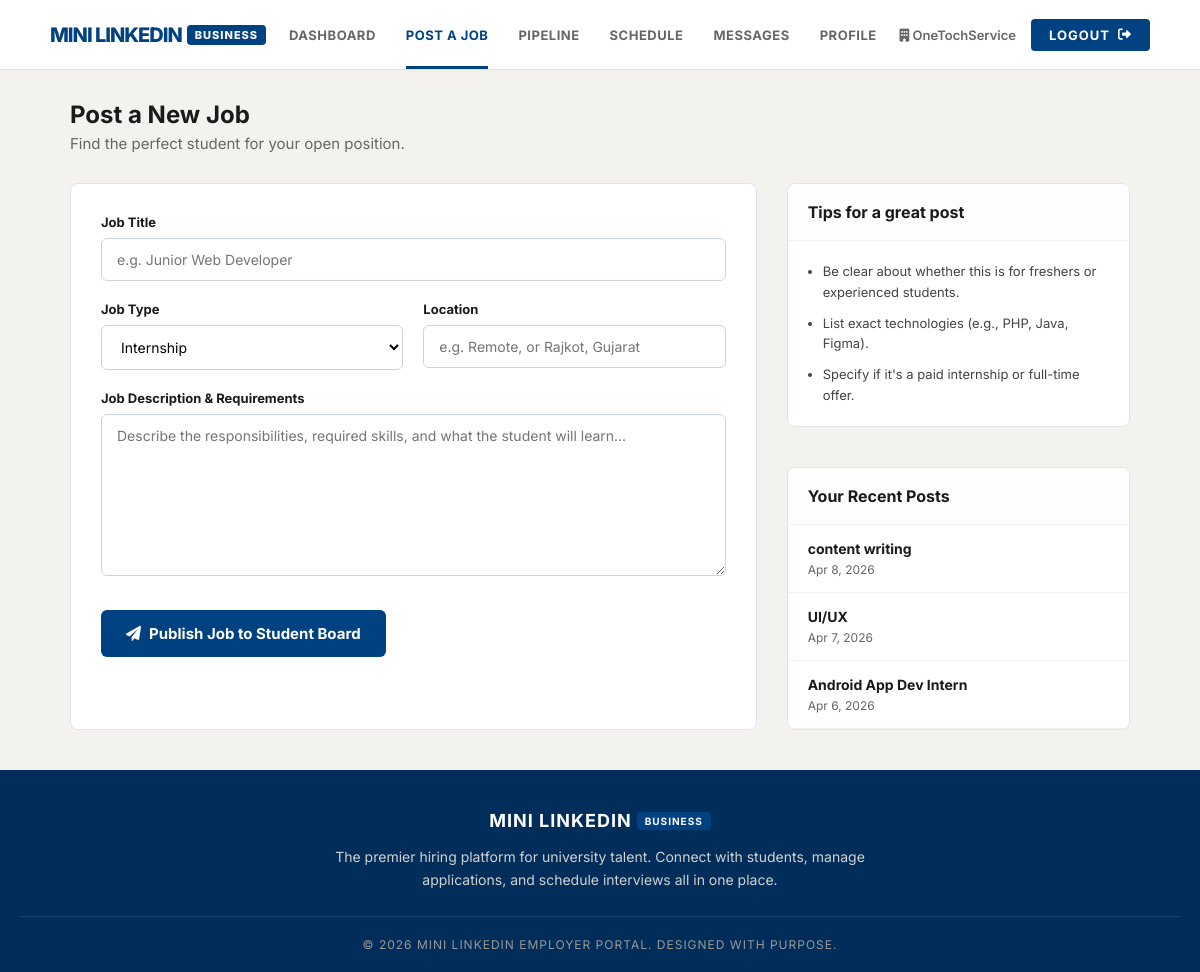
Page /company/post_job.php (signed in) on the committed database.
### tables this page shows
CREATE TABLE `jobs` (
  `id` int(11) NOT NULL,
  `company_id` int(11) DEFAULT NULL,
  `company_name` varchar(150) NOT NULL,
  `title` varchar(150) NOT NULL,
  `job_type` enum('Internship','Full-time','Part-time') NOT NULL,
  `location` varchar(100) NOT NULL,
  `description` text NOT NULL,
  `created_at` timestamp NOT NULL DEFAULT current_timestamp()
);

### company/post_job.php (the view, shortened to what this page needs)
<?php
$host = "localhost";
$rootUser = "root";
$rootPass = "";
$dbName = "mini_linkedin";
$conn = new mysqli($host, $rootUser, $rootPass, $dbName);
$company_id = $_SESSION['company_id'];
$company_name = $_SESSION['company_name'];
?>
<!DOCTYPE html>
<html lang="en">
<head>
    <link rel="stylesheet" href="https://cdnjs.cloudflare.com/ajax/libs/font-awesome/6.0.0/css/all.min.css">
    <link rel="stylesheet" href="company_style.css?v=<?php echo time(); ?>">
    <link rel="stylesheet" href="post_job.css?v=<?php echo time(); ?>">
</head>
<body class="dashboard-body">
    <nav class="navbar">
        <a href="company_dashboard.php" class="nav-logo">MINI LINKEDIN <span class="badge">BUSINESS</span></a>
        <div class="nav-links">
            <a href="company_dashboard.php">Dashboard</a>
            <a href="post_job.php" class="active-nav">Post a Job</a>
            <a href="applications.php">Pipeline</a>
            <a href="schedule.php">Schedule</a>
            <a href="company_message.php">Messages</a>
            <a href="company_profile.php">Profile</a>
        </div>
        <div class="nav-logout">
            <span style="font-size: 13px; font-weight: 600; color: #666; margin-right: 15px;">
                <i class="fas fa-building"></i> <?php echo htmlspecialchars($company_name); ?>
            </span>
            <a href="company_dashboard.php?logout=true" class="btn-logout">LOGOUT <i class="fas fa-sign-out-alt"></i></a>
        </div>
    </nav>
    <div class="main-content-wrapper">
        <div class="company-container">
            <div class="welcome-header">
                <h2>Post a New Job</h2>
                <p>Find the perfect student for your open position.</p>
            </div>
            <div class="job-form-container">
                <div class="panel-card" style="padding: 30px;">
                    <form method="POST" action="post_job.php">
                        <div class="form-group">
                            <label>Job Title</label>
                            <input type="text" name="title" placeholder="e.g. Junior Web Developer" required>
                        </div>
                        <div style="display: grid; grid-template-columns: 1fr 1fr; gap: 20px;">
                            <div class="form-group">
                                <label>Job Type</label>
                                <select name="job_type" required>
                                    <option value="Internship">Internship</option>
                                </select>
                            </div>
                            <div class="form-group">
                                <label>Location</label>
                                <input type="text" name="location" placeholder="e.g. Remote, or Rajkot, Gujarat" required>
                            </div>
                        </div>
                        <div class="form-group">
                            <label>Job Description & Requirements</label>
                            <textarea name="description" rows="8" placeholder="Describe the responsibilities, required skills, and what the student will learn..." required></textarea>
                        </div>
                        <button type="submit" name="publish_job" class="btn-publish">
                            <i class="fas fa-paper-plane"></i> Publish Job to Student Board
                        </button>
                    </form>
                </div>
                <div class="side-panels">
                    <div class="panel-card" style="margin-bottom: 20px;">
                        <div class="panel-header">
                            <h3>Tips for a great post</h3>
                        </div>
                        <div class="panel-body" style="padding: 20px;">
                            <ul style="color: #444; font-size: 13px; line-height: 1.6; padding-left: 15px;">
                                <li style="margin-bottom: 10px;">Be clear about whether this is for freshers or experienced students.</li>
                                <li style="margin-bottom: 10px;">List exact technologies (e.g., PHP, Java, Figma).</li>
                                <li>Specify if it's a paid internship or full-time offer.</li>
                            </ul>
                        </div>
                    </div>
                    <div class="panel-card">
                        <div class="panel-header">
                            <h3>Your Recent Posts</h3>
                        </div>
                        <div class="panel-body">
                            <?php
                            $recent_jobs = $conn->query("SELECT title, created_at FROM jobs WHERE company_id = $company_id ORDER BY created_at DESC LIMIT 3");
                            if ($recent_jobs && $recent_jobs->num_rows > 0) {
                                while ($job = $recent_jobs->fetch_assoc()) {
                                    echo "<div style='padding: 15px 20px; border-bottom: 1px solid #f0f2f5;'>";
                                    echo "<h4 style='font-size: 14px; margin: 0 0 5px 0; color: #1a1a1a;'>" . htmlspecialchars($job['title']) . "</h4>";
                                    echo "<p style='font-size: 12px; margin: 0; color: #666;'>" . date("M j, Y", strtotime($job['created_at'])) . "</p>";
                                    echo "</div>";
                                }
                            } else {
                                echo "<div style='padding: 20px; text-align: center; color: #666; font-size: 13px;'>No jobs posted yet.</div>";
                            }
                            ?>
                        </div>
                    </div>
                </div>
            </div>
        </div>
    </div>
    <footer class="simple-bottom-footer">
        <div class="footer-content">
            <h3>MINI LINKEDIN <span class="badge" style="font-size: 10px;">BUSINESS</span></h3>
            <p>The premier hiring platform for university talent. Connect with students, manage applications, and schedule interviews all in one place.</p>
        </div>
        <div class="footer-copyright">
            <p>&copy; <?php echo date("Y"); ?> Mini LinkedIn Employer Portal. Designed with purpose.</p>
        </div>
    </footer>
</body>
</html>

### company/company_style.css (style rules this page uses)
* { margin: 0; padding: 0; box-sizing: border-box; font-family: 'Inter', sans-serif; }
html, body.dashboard-body { height: 100%; }
body.dashboard-body { display: flex; flex-direction: column; background-color: #f3f2ef; }
.main-content-wrapper { flex: 1 0 auto; width: 100%; margin-top: 100px; }
.badge { background: #004182; color: #ffffff; font-size: 11px; padding: 3px 8px; border-radius: 4px; letter-spacing: 1px; vertical-align: middle; margin-left: 5px; }
.navbar { background-color: #ffffff; height: 70px; width: 100%; position: fixed; top: 0; left: 0; display: flex; align-items: center; justify-content: space-between; padding: 0 50px; border-bottom: 1px solid #e1e4e8; z-index: 1000; box-shadow: 0 2px 10px rgba(0,0,0,0.02); }
.nav-logo { color: #004182; font-size: 20px; font-weight: 800; text-decoration: none; letter-spacing: -1px; display: flex; align-items: center; }
.nav-links { display: flex; gap: 30px; height: 100%; align-items: center; }
.nav-links a { text-decoration: none; color: #666666; font-size: 13px; font-weight: 700; text-transform: uppercase; letter-spacing: 0.5px; transition: 0.2s ease; height: 100%; display: flex; align-items: center; border-bottom: 3px solid transparent; padding-top: 3px; }
.nav-links a.active-nav { color: #004182; border-bottom-color: #004182; }
.nav-logout { display: flex; align-items: center; }
.btn-logout { text-decoration: none; color: #ffffff; background-color: #004182; font-weight: 700; font-size: 13px; text-transform: uppercase; letter-spacing: 1px; padding: 8px 18px; border-radius: 4px; display: flex; align-items: center; gap: 8px; transition: 0.2s; }
.simple-bottom-footer { background-color: #002d5a; color: #ffffff; text-align: center; padding: 40px 20px 20px; width: 100%; margin-top: auto; }
.footer-content { max-width: 600px; margin: 0 auto; }
.footer-content h3 { font-size: 18px; letter-spacing: 1px; margin-bottom: 15px; display: flex; align-items: center; justify-content: center; }
.footer-content p { color: #d1d1d1; font-size: 14px; line-height: 1.6; margin-bottom: 25px; }
.footer-copyright { border-top: 1px solid rgba(255, 255, 255, 0.1); padding-top: 20px; }
.footer-copyright p { color: #999; font-size: 12px; text-transform: uppercase; letter-spacing: 1px; margin: 0; }
.company-container { max-width: 1100px; margin: 0 auto 40px auto; padding: 0 20px; }
.welcome-header { margin-bottom: 30px; }
.welcome-header h2 { font-size: 24px; color: #1a1a1a; margin-bottom: 5px; }
.welcome-header p { font-size: 15px; color: #666; }
.panel-card { background: #ffffff; border-radius: 8px; border: 1px solid #e1e4e8; overflow: hidden; }
.panel-header { padding: 18px 20px; border-bottom: 1px solid #f0f2f5; background: #fdfdfd; display: flex; justify-content: space-between; align-items: center; }
.panel-header h3 { font-size: 16px; color: #1a1a1a; margin: 0; }
.panel-body { padding: 0; }

### company/post_job.css (style rules this page uses)
.job-form-container { display: grid; grid-template-columns: 2fr 1fr; gap: 30px; }
.form-group { margin-bottom: 20px; }
.form-group label { display: block; font-size: 13px; font-weight: 700; color: #1a1a1a; margin-bottom: 8px; }
.form-group input, .form-group select, .form-group textarea { width: 100%; padding: 12px 15px; border: 1px solid #cbd5e0; border-radius: 6px; font-size: 14px; outline: none; font-family: 'Inter', sans-serif; transition: 0.2s; background-color: #ffffff; }
.btn-publish { background: #004182; color: #ffffff; border: none; padding: 14px 25px; border-radius: 6px; font-size: 15px; font-weight: 700; cursor: pointer; transition: 0.2s; display: inline-flex; align-items: center; gap: 8px; margin-top: 10px; }
.side-panels { display: flex; flex-direction: column; gap: 20px; }

### rows in the picture
jobs: title "content writing", created_at "Apr 8, 2026"
jobs: title "UI/UX", created_at "Apr 7, 2026"
jobs: title "Android App Dev Intern", created_at "Apr 6, 2026"

### other values in the picture
$company_name "OneTochService"
